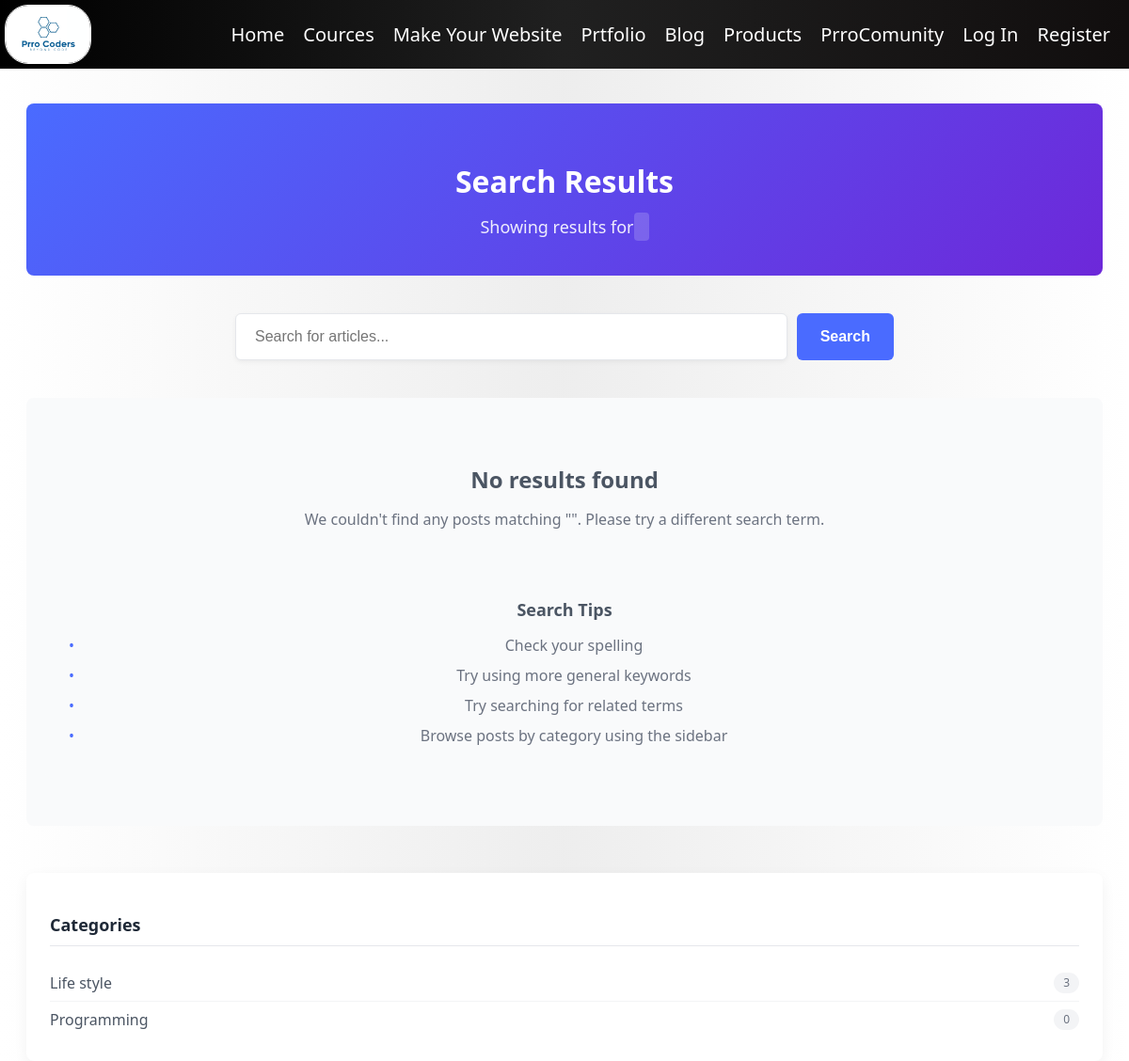
The app's page /blog/search/ with its own data.
### blog/models.py (models this page shows, shortened)
class Category(models.Model):
    name = models.CharField(max_length=100)
    slug = models.SlugField(unique=True)
    description = models.TextField(blank=True)
    class Meta:
        verbose_name_plural = "Categories"
        ordering = ['name']

### blog/views.py (the view)
class SearchResultsView(ListView):
    model = Post
    template_name = 'blog/search_results.html'
    context_object_name = 'posts'
    paginate_by = 6
    def get_queryset(self):
        query = self.request.GET.get('q')
        if query:
            return Post.objects.filter(
                Q(title__icontains=query) |
                Q(content__icontains=query),
                status='published'
            ).order_by('-publish_date')
        return Post.objects.none()
    def get_context_data(self, **kwargs):
        context = super().get_context_data(**kwargs)
        context['query'] = self.request.GET.get('q', '')
        context['categories'] = Category.objects.all()
        return context

### templates/blog/search_results.html (shortened to what this page needs)
{% extends 'layout.html' %}
{% load static %}
{% block head %}
<link rel="stylesheet" href="https://cdnjs.cloudflare.com/ajax/libs/font-awesome/5.15.4/css/all.min.css">
{% endblock %}
{% block body %}
<div class="search-container">
    <div class="search-header">
        <h1>Search Results</h1>
        <p>Showing results for <span class="search-highlight">{{ query }}</span></p>
    </div>
    <form action="{% url 'blog:search_results' %}" method="get" class="search-form">
        <input type="text" name="q" value="{{ query }}" placeholder="Search for articles..." class="search-input" required>
        <button type="submit" class="search-button">Search</button>
    </form>
    {% if posts %}
        <div class="search-results">
            {% for post in posts %}
                <div class="post-card">
                    {% if post.featured_image %}
                        <div class="post-image" style="background-image: url('{{ post.featured_image.url }}');"></div>
                    {% else %}
                        <div class="post-image-placeholder">
                            <i class="fas fa-file-alt"></i>
                        </div>
                    {% endif %}
                    <div class="post-content">
                        {% if post.categories.all %}
                            <div class="post-categories">
                                {% for category in post.categories.all %}
                                    <a href="{% url 'blog:category' slug=category.slug %}" class="post-category">
                                        {{ category.name }}
                                    </a>
                                {% endfor %}
                            </div>
                        {% endif %}
                        <a href="{% url 'blog:post_detail' year=post.publish_date.year month=post.publish_date.month day=post.publish_date.day slug=post.slug %}" class="post-title">
                            {{ post.title }}
                        </a>
                        <div class="post-excerpt">
                            {{ post.summary }}
                        </div>
                        <div class="post-meta">
                            <div class="post-date">
                                <i class="far fa-calendar-alt"></i> {{ post.publish_date|date:"M d, Y" }}
                            </div>
                            <div class="post-comments">
                                <i class="far fa-comments"></i> {{ post.comments.count }}
                            </div>
                        </div>
                    </div>
                </div>
            {% endfor %}
        </div>
        {% if posts.has_other_pages %}
            <div class="pagination">
                {% if posts.has_previous %}
                    <a href="?q={{ query }}&page=1"><i class="fas fa-angle-double-left"></i></a>
                    <a href="?q={{ query }}&page={{ posts.previous_page_number }}"><i class="fas fa-angle-left"></i></a>
                {% endif %}
                {% for num in posts.paginator.page_range %}
                    {% if posts.number == num %}
                        <span class="current">{{ num }}</span>
                    {% elif num > posts.number|add:'-3' and num < posts.number|add:'3' %}
                        <a href="?q={{ query }}&page={{ num }}">{{ num }}</a>
                    {% endif %}
                {% endfor %}
                {% if posts.has_next %}
                    <a href="?q={{ query }}&page={{ posts.next_page_number }}"><i class="fas fa-angle-right"></i></a>
                    <a href="?q={{ query }}&page={{ posts.paginator.num_pages }}"><i class="fas fa-angle-double-right"></i></a>
                {% endif %}
            </div>
        {% endif %}
    {% else %}
        <div class="no-results">
            <h2>No results found</h2>
            <p>We couldn't find any posts matching "{{ query }}". Please try a different search term.</p>
            <div class="search-suggestions">
                <h3>Search Tips</h3>
                <ul>
                    <li>Check your spelling</li>
                    <li>Try using more general keywords</li>
                    <li>Try searching for related terms</li>
                    <li>Browse posts by category using the sidebar</li>
                </ul>
            </div>
        </div>
    {% endif %}
    <aside class="blog-sidebar">
        <div class="sidebar-widget">
            <h3>Categories</h3>
            <ul class="category-list">
                {% for category in categories %}
                    <li>
                        <a href="{% url 'blog:category' slug=category.slug %}">
                            {{ category.name }}
                            <span class="category-count">{{ category.posts.count }}</span>
                        </a>
                    </li>
                {% empty %}
                    <li>No categories available</li>
                {% endfor %}
            </ul>
        </div>
    </aside>
</div>
{% endblock %}

### static/style.css (style rules this page uses)
body { background: linear-gradient(90deg, #ffffffaf 0%, #e8e8e8c1 50%, #ffffff 100%); font-family: 'Segoe UI', Tahoma, Geneva, Verdana, sans-serif; }

### templates/blog/search_results.html (style rules this page uses)
.search-container { max-width: 1200px; margin: 0 auto; padding: 0 20px; }
.search-header { background: linear-gradient(135deg, #4a6bff 0%, #6d28d9 100%); padding: 40px 0; text-align: center; color: white; margin-bottom: 40px; border-radius: 8px; }
.search-header h1 { font-size: 32px; font-weight: 700; margin-bottom: 15px; }
.search-header p { font-size: 18px; max-width: 700px; margin: 0 auto; opacity: 0.9; }
.search-highlight { background: rgba(255, 255, 255, 0.2); padding: 3px 8px; border-radius: 4px; font-weight: 600; }
.search-form { max-width: 700px; margin: 0 auto 40px auto; display: flex; gap: 10px; }
.search-input { flex-grow: 1; padding: 15px 20px; border: 1px solid #e5e7eb; border-radius: 6px; font-size: 16px; box-shadow: 0 2px 5px rgba(0, 0, 0, 0.05); }
.search-button { background: #4a6bff; color: white; border: none; border-radius: 6px; padding: 0 25px; font-weight: 600; font-size: 16px; cursor: pointer; transition: background 0.3s; }
.no-results { text-align: center; padding: 50px 20px; background: #f9fafb; border-radius: 8px; margin-bottom: 50px; }
.no-results h2 { font-size: 24px; font-weight: 600; color: #4b5563; margin-bottom: 15px; }
.no-results p { color: #6b7280; max-width: 600px; margin: 0 auto 20px auto; }
.search-suggestions { margin-top: 30px; background: #f9fafb; border-radius: 8px; padding: 25px; }
.search-suggestions h3 { font-size: 18px; font-weight: 600; color: #4b5563; margin-bottom: 15px; }
.search-suggestions ul { list-style: none; padding: 0; margin: 0; }
.search-suggestions li { margin-bottom: 10px; padding-left: 20px; position: relative; color: #6b7280; }
.search-suggestions li:before { content: "•"; position: absolute; left: 0; color: #4a6bff; }
.blog-sidebar { margin-top: 50px; }
.sidebar-widget { background: white; border-radius: 8px; padding: 25px; margin-bottom: 30px; box-shadow: 0 5px 15px rgba(0, 0, 0, 0.05); }
.sidebar-widget h3 { font-size: 18px; font-weight: 600; margin-bottom: 20px; padding-bottom: 10px; border-bottom: 1px solid #e5e7eb; color: #1f2937; }
.category-list { list-style: none; padding: 0; margin: 0; }
.category-list li { padding: 8px 0; border-bottom: 1px solid #f3f4f6; }
.category-list li:last-child { border-bottom: none; }
.category-list a { color: #4b5563; text-decoration: none; transition: color 0.3s; display: flex; justify-content: space-between; }
.category-count { background: #f3f4f6; border-radius: 20px; padding: 2px 10px; font-size: 12px; color: #6b7280; }

### templates/layout.html (style rules this page uses)
body { font-family: 'Segoe UI', Tahoma, Geneva, Verdana, sans-serif; }

### records on screen
Category: name "Life style", posts.count "3"
Category: name "Programming", posts.count "0"
